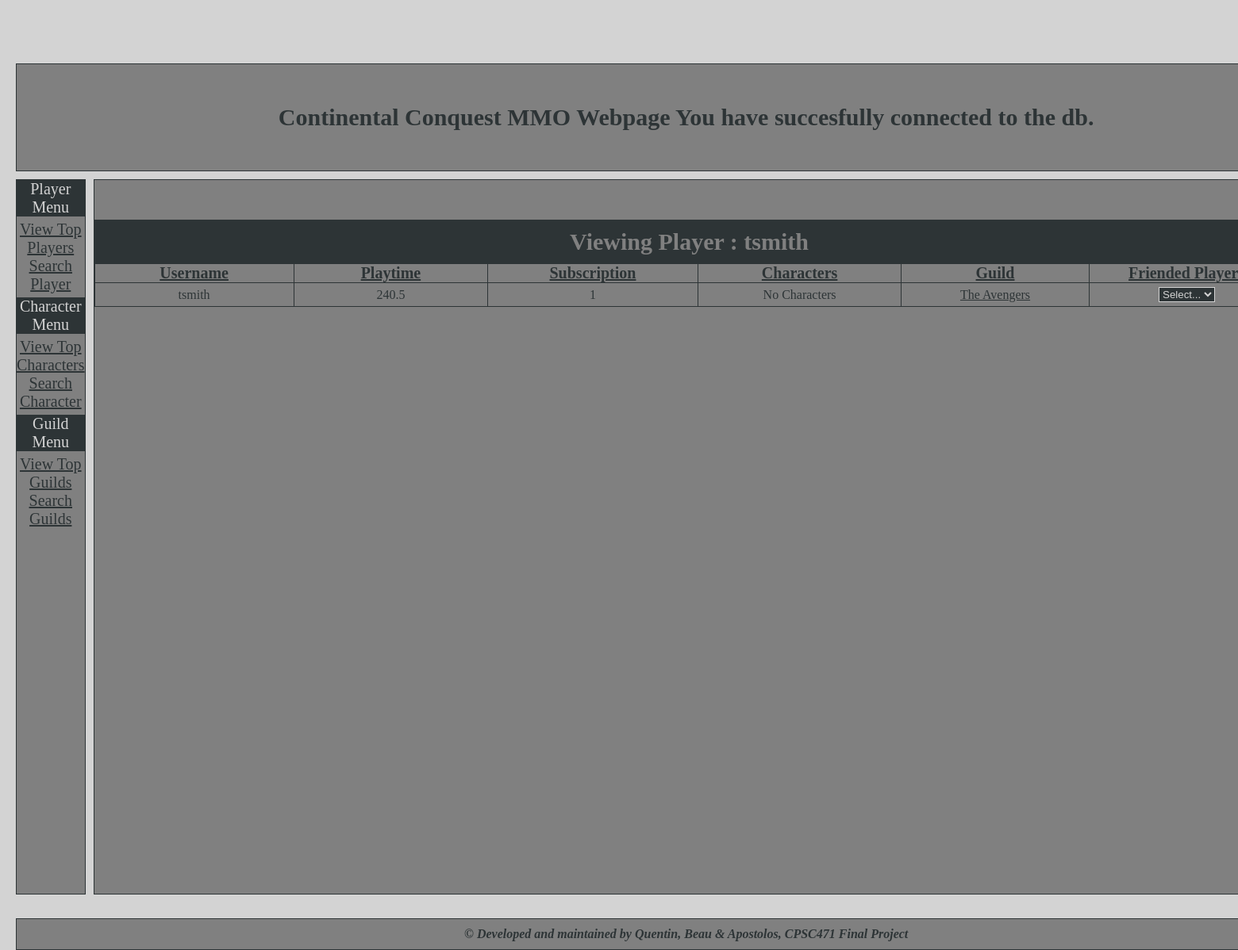
Screenshot of /viewplayer.php?acct_id=5 with the database file from the repository.
### tables this page shows
CREATE TABLE PLAYERS (
	Player_ID INTEGER NOT NULL,
    Playtime VARCHAR(30) NOT NULL,
    Sub_status TINYINT(1) NOT NULL,
	Guild VARCHAR(30) DEFAULT NULL,
    PRIMARY KEY (Player_ID),
    FOREIGN KEY (Player_ID) REFERENCES USERS (Acct_ID)
);

CREATE TABLE USERS (
	Acct_ID INTEGER auto_increment,
	Fname VARCHAR(20) NOT NULL,
	Lname VARCHAR(20) NOT NULL,
	Username VARCHAR(20) NOT NULL,
    Password VARCHAR(16) NOT NULL,
	Birthday DATE NOT NULL,
	Email VARCHAR(40) NOT NULL,
	PRIMARY KEY (Acct_ID)
);

### include/functions.php (called while the page is built, shortened)
<?php
    class Database {
        function init_connection($servername, $db, $username, $password) {
            $this->connection = mysqli_connect($servername, $username, $password, $db);
        }
    }
?>

### viewplayer.php (the view, shortened to what this page needs)
<?php
    include 'include/header.php';
    include 'include/left-menu.php';
    if(isset($_POST["acct_id"])) {
        $acct_id = $_POST["acct_id"];
    } else {
        $acct_id = $_GET["acct_id"];
    }
    $stmt = $db->connection->prepare('SELECT * FROM PLAYERS, USERS WHERE Player_ID = ? AND Player_ID=Acct_ID');
    $stmt->bind_param('i', $acct_id);
    $stmt->execute();
    $result = $stmt->get_result();
?>
                <div class="center">
                    <div id="center-content">
                        <table id="table_players">
                            <tr class="table_players_row">
                                <td class="table_players_data" id="table_players_title" colspan="8" >
                                    Viewing Player :
                                    <?php
                                        if ($result->num_rows == 0) {
                                            echo "<br/>Player not found.";
                                        } else {
                                            $row = $result->fetch_row();
                                            echo $row[7];
                                        ?>
                                </td>
                            </tr>
                            <tr class="table_players_row">
                                <td class="table_players_header_data">
                                    Username
                                </td>
                                <td class="table_players_header_data">
                                    Playtime
                                </td>
                                <td class="table_players_header_data">
                                    Subscription
                                </td>
                                <td class="table_players_header_data">
                                    Characters
                                </td>
                                <td class="table_players_header_data">
                                    Guild
                                </td>
                                <td class="table_players_header_data">
                                    Friended Players
                                </td>
                            </tr>
                            <?php
                                echo "  <tr class='table_players_row'>
                                            <td class='table_players_data'>
                                                ".$row[7]."
                                            </td>
                                            <td class='table_players_data'>
                                                ".$row[1]."
                                            </td>
                                            <td class='table_players_data'>
                                                ".$row[2]."
                                            </td>
                                            <td class='table_players_data'>
                                ";
                                $stmt = $db->connection->prepare('SELECT * FROM CHARACTERS WHERE Acct_ID = ?');
                                $stmt->bind_param('i', $row[0]);
                                $stmt->execute();
                                $characters = $stmt->get_result();
                                if($characters->num_rows != 0) {
                                ?>  <form method="post">
                                        <select class="input-fields" id="view-character-selector" onchange="this.options[this.selectedIndex].value && (window.location = this.options[this.selectedIndex].value);">
                                            <?php
                                                echo "<option>Select...</option>";
                                                foreach($characters as $character) {
                                                    echo "<option value='viewcharacter.php?acct_id=".$row[0]."&char_name=".$character['Name']."'>".$character['Name']."</option>";
                                                }
                                            ?>
                                        </select>
                                    </form>
                                <?php
                                } else {
                                    echo "No Characters";
                                }
                            ?>
                                    </td>
                                    <td class='table_players_data'>
                                        <?php
                                        if($row[3] != "") {
                                            echo "<a href='viewguild?ID=".$row[3]."'>".$row[3]."</a>";
                                        } else {
                                            echo "No Guild";
                                        }
                                        ?>
                                    </td>
                                    <td class='table_players_data'>
                                    <?php
                                        $stmt = $db->connection->prepare('SELECT * FROM FRIEND_LIST, PLAYERS, USERS WHERE FRIEND_LIST.Acct_ID = ? AND Friend_ID = Player_ID AND Player_ID=USERS.Acct_ID;');
                                        $stmt->bind_param('i', $row[0]);
                                        $stmt->execute();
                                        $friends = $stmt->get_result();
                                        if($friends->num_rows != 0) {
                                            ?>  <form method="post">
                                                    <select class="input-fields" id="view-friend-selector" onchange="this.options[this.selectedIndex].value && (window.location = this.options[this.selectedIndex].value);">
                                                        <?php
                                                            echo "<option>Select...</option>";
                                                        ?>
                                                    </select>
                                                </form>
                                            <?php
                                            } else {
                                                echo "No Friends";
                                            }
                                    ?>
                                    </td>
                                </tr>
                            </table>
                            <br/>
                            <br/>
                        <?php } ?>
                    </div>
                </div>
<?php
    include 'include/footer.php';
?>

### include/theme.css (style rules this page uses)
html { height: 100%; color: #2D3436; background-color:lightgray; }
body { min-height: 100%; margin: 0; }
.center { grid-area: main; border:1px solid #2D3436; min-height: 900px; }
#center-content { margin-top: 50px; margin-left: auto; margin-right: auto; margin-bottom:auto; width: 1500px; text-align: center; }
.grid-container > div { background-color:gray; text-align: center; padding: 0px; font-size: 20px; }
a:link { color: #2D3436; }
#table_players { border: 1px solid #2D3436; border-collapse: collapse; margin-left: auto; margin-right: auto; margin-bottom:auto; }
#table_players_title { padding-top: 10px; padding-bottom:10px; font-weight:bold; font-size: 30px; background-color:#2D3436; color:gray; }
.table_players_header_data { border: 1px solid #2D3436; margin: 0; padding: 0; width : 500px; font-size: 20px; font-weight: bold; text-decoration: underline; }
.table_players_data { border: 1px solid #2D3436; margin: 0; padding-top: 5px; padding-bottom: 5px; width : 500px; font-size: 16px; }
.input-fields { background-color:#2D3436; border: 1px solid lightgray; color: lightgray; text-align: center; }

### rows the page displays
players: Player_ID.Username "tsmith", Playtime "240.5", Sub_status "1", Guild "The Avengers"
